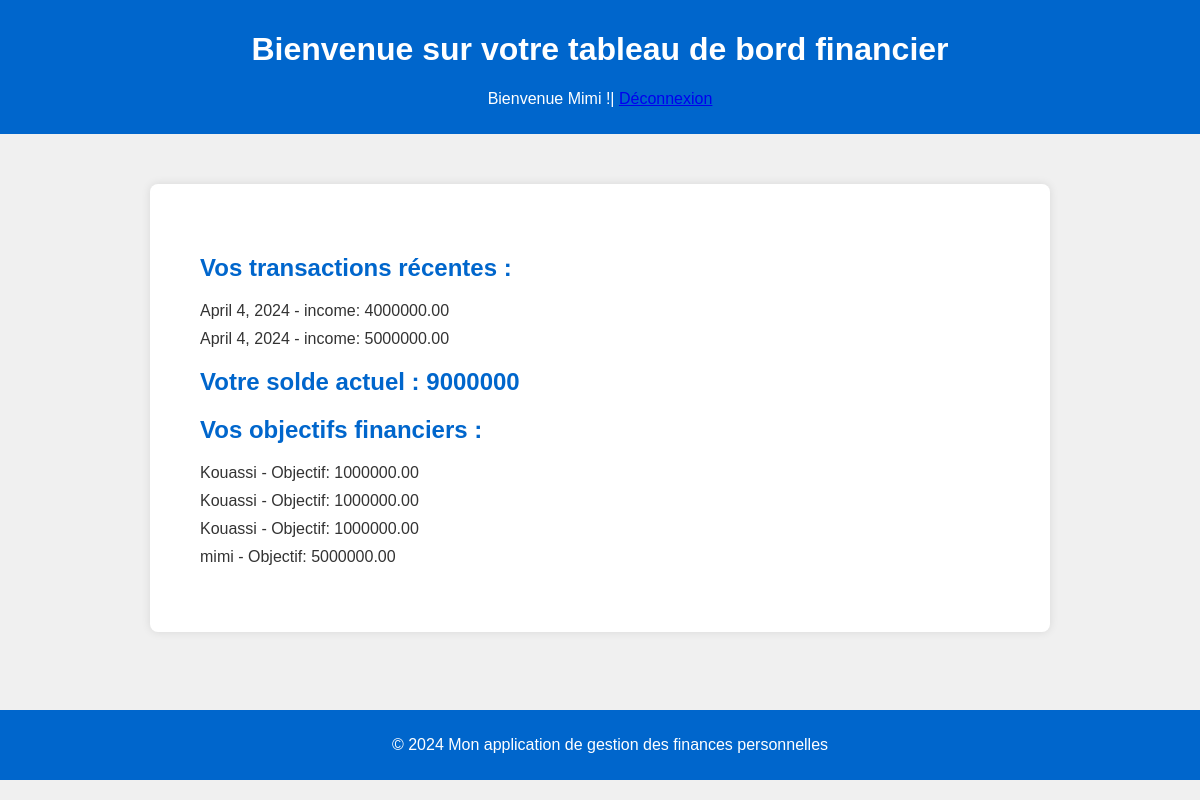
Screenshot of / (signed in) with the database file from the repository.
### monblog/models.py (models this page shows)
class Transaction(models.Model):
    user = models.ForeignKey(User, on_delete=models.CASCADE)
    amount = models.DecimalField(max_digits=12, decimal_places=2)
    category = models.ForeignKey(TransactionCategory, on_delete=models.SET_NULL, null=True, blank=True)
    type = models.CharField(max_length=10, choices=[('income', 'Income'), ('expense', 'Expense')])
    date = models.DateField()
    description = models.TextField(blank=True)

class FinancialGoal(models.Model):
    user = models.ForeignKey(User, on_delete=models.CASCADE)
    name = models.CharField(max_length=100)
    target_amount = models.DecimalField(max_digits=12, decimal_places=2)
    start_date = models.DateField()
    end_date = models.DateField()

### monblog/views.py (the view)
# urls.py: path('', index, name='index'),
@login_required
def index(request):
    user = request.user
    transactions = Transaction.objects.filter(user=user)
    income_total = transactions.filter(type='income').aggregate(total=Sum('amount'))['total'] or 0
    expense_total = transactions.filter(type='expense').aggregate(total=Sum('amount'))['total'] or 0
    balance = income_total - expense_total
    goals = FinancialGoal.objects.filter(user=user)
    all_goals_achieved = all(balance >= goal.target_amount for goal in goals)
    if all_goals_achieved:
        messages.success(request, "Félicitations ! Vous avez atteint tous vos objectifs financiers.")
    context = {
        'transactions': transactions,
        'balance': balance,
        'goals': goals
    }
    return render(request, 'monblog/index.html', context)

### monblog/templates/monblog/index.html (shortened to what this page needs)
{% load static %}
<!DOCTYPE html>
<html lang="en">
<head>
     <link rel="stylesheet" href="{% static 'monblog/CSS/style.css' %}">
</head>
<body>
    <header>
        <h1>Bienvenue sur votre tableau de bord financier</h1>
        {% if user.is_authenticated %}
        <p>Bienvenue {{ user.username }} !| <a href="{% url 'account:logout' %}" class="logout-link">Déconnexion</a></p>
    {% else %}
        <a href="{% url 'account:login' %}" class="logout-link">Connexion</a>
        <a href="{% url 'account:register'  %}" class="logout-link">Inscription</a>
    {% endif %}
    </header>
    <div class="container">
        <h2>Vos transactions récentes :</h2>
        <ul>
            {% for transaction in transactions %}
                <li>{{ transaction.date }} - {{ transaction.type }}: {{ transaction.amount }}</li>
            {% empty %}
                <li>Aucune transaction à afficher</li>
            {% endfor %}
        </ul>
        <h2>Votre solde actuel : {{ balance }}</h2>
        <h2>Vos objectifs financiers :</h2>
        <ul>
            {% for goal in goals %}
                <li>{{ goal.name }} - Objectif: {{ goal.target_amount }}</li>
            {% empty %}
                <li>Aucun objectif défini</li>
            {% endfor %}
        </ul>
    </div>
    <footer>
        <p>© 2024 Mon application de gestion des finances personnelles</p>
    </footer>
</body>
</html>

### monblog/static/monblog/CSS/style.css (style rules this page uses)
body { font-family: Arial, sans-serif; margin: 0; padding: 0; background-color: #f0f0f0; color: #333; }
.container { max-width: 800px; margin: 50px auto; padding: 50px ; background-color: #fff; border-radius: 8px; box-shadow: 0 0 10px rgba(0, 0, 0, 0.1); }
h2 { color: #0066cc; margin-bottom: 20px; }
ul { list-style-type: none; padding: 0; }
li { margin-bottom: 10px; }
@media screen and (min-width: 768px) { .container { margin: 50px auto; } }
header { background-color: #0066cc; color: white; text-align: center; padding: 10px; margin-bottom: 20px; }
footer { background-color: #0066cc; color: white; text-align: center; padding: 10px; margin-bottom: 20px; bottom: 0; position: fixed; width: 100%; }

### rows the page displays
FinancialGoal: name "Kouassi", target_amount "1000000.00"
FinancialGoal: name "Kouassi", target_amount "1000000.00"
FinancialGoal: name "Kouassi", target_amount "1000000.00"
FinancialGoal: name "mimi", target_amount "5000000.00"

### other values shown
{{ user.username }} "Mimi"
{{ balance }} "9000000"
